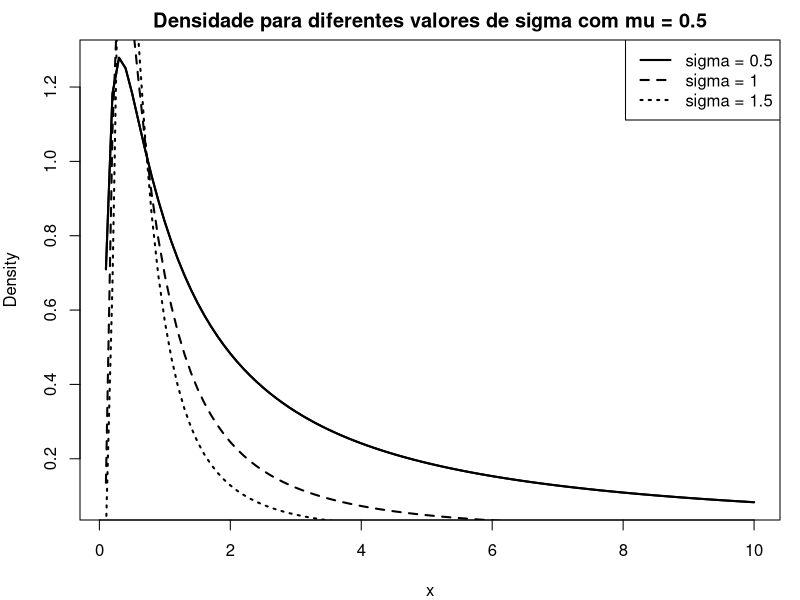
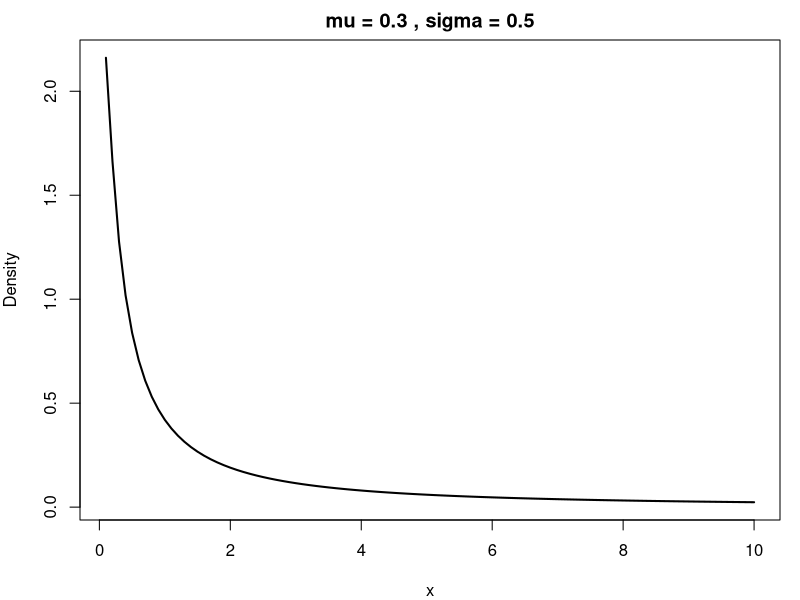
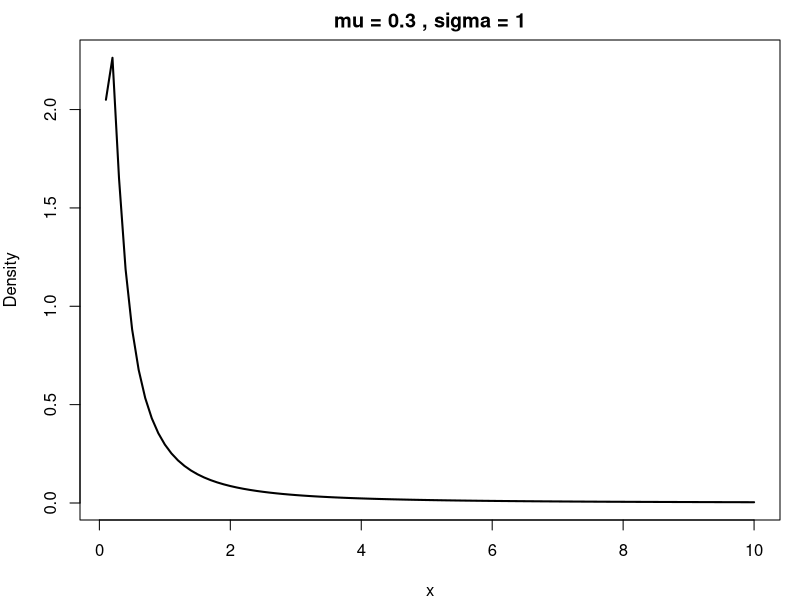
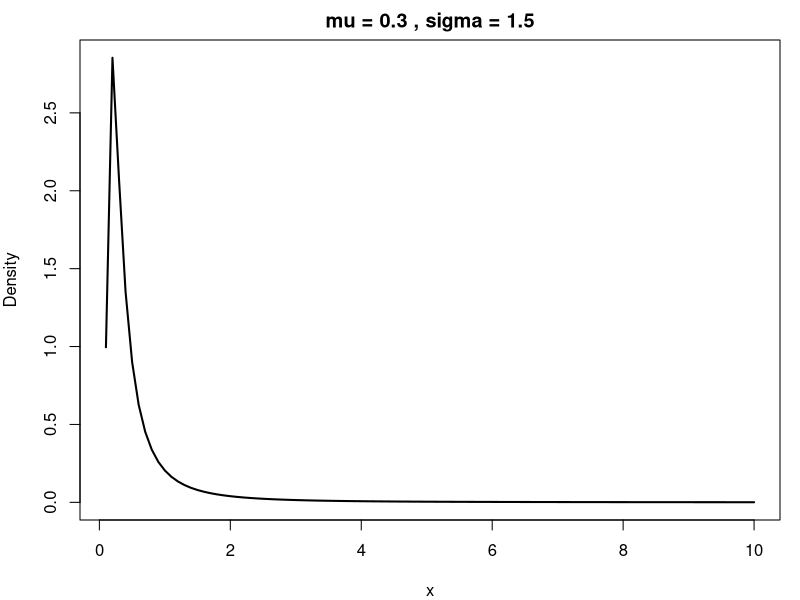
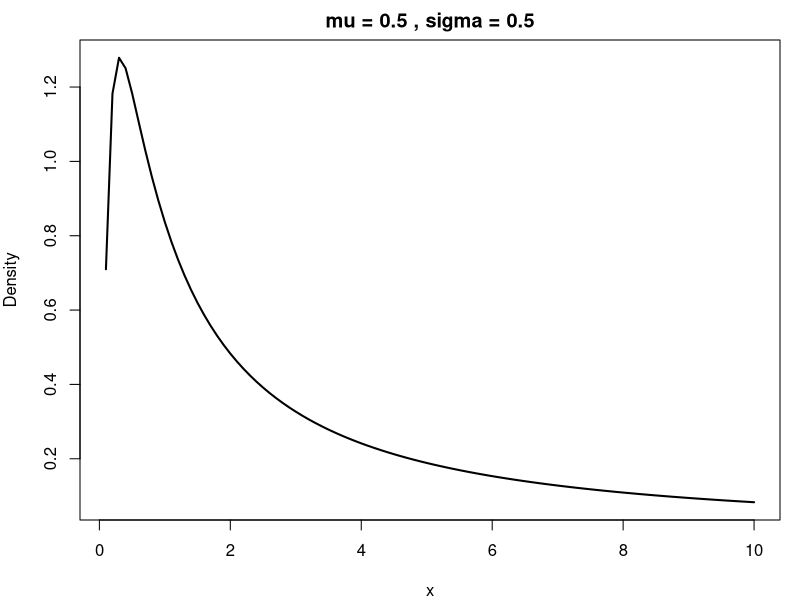
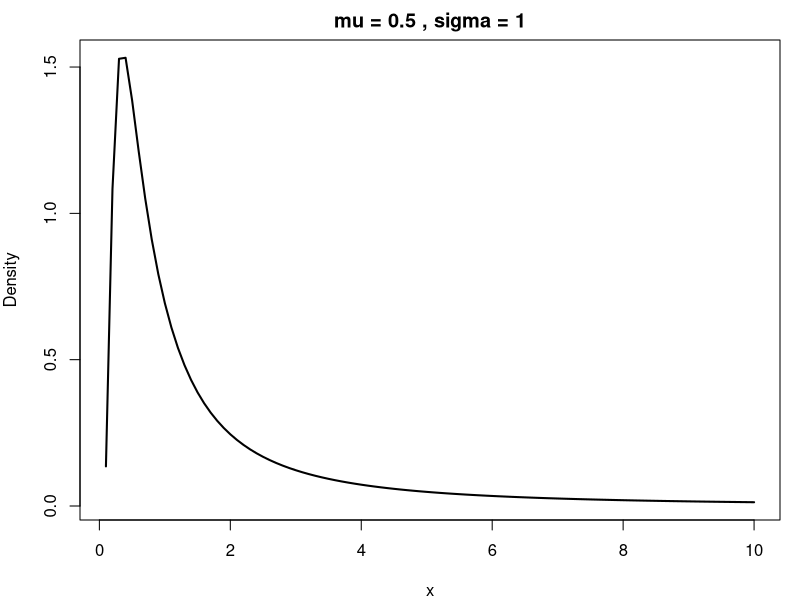
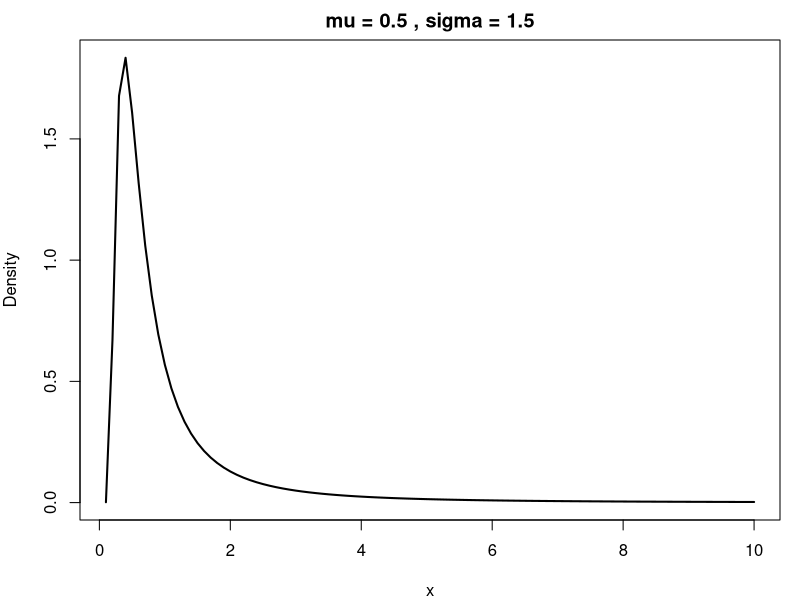
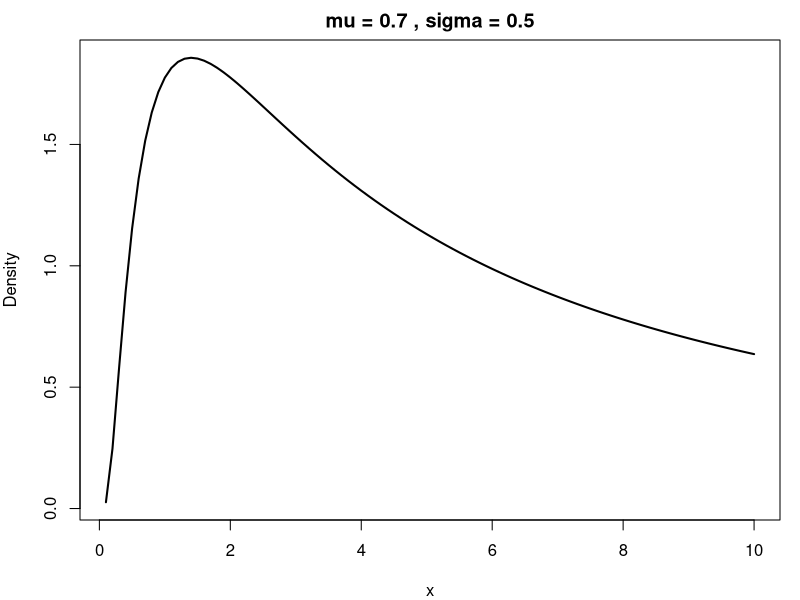

The R source for these figures, in order:
# alpha reparameterization

# PROBABILITY DENSITY FUNCTION

dUGo <- function(x, mu=.5, sigma=1.2, tau=.5)
{
  
  fx1<- log(tau)/(1 - mu^(-sigma)) * sigma * x^(-(1 + sigma)) * exp((log(tau) / (1 - mu^(-sigma))) *
                                                   (1 - x^(-sigma)))
  
  return(fx1)
  
}

integrate(dUGo,0,1) 

# CUMULATIVE DISTRIBUTION FUNCTION 

pUGo <-  function(q, mu=.5, sigma=1.2, tau=.5) 
{
  cdf <- exp(((log(tau)) / (1 - mu^(-sigma))) * (1 - q^(-sigma)))
  return(cdf)
}


# QUANTILE FUNCTION
qUGo<-function(u, mu=.5, sigma=1.2, tau=.5)
{
  q<-(1 - (log(u) * (1 - mu^(-sigma)) / log(tau)))^(-1 / sigma)
  return(q)
}


# CHEKING LOG-LIKELIHOOD 

x= .5 
mu=.5 
sigma=1.2 
tau=.5


llik<-function(x, mu=.5, sigma=1, tau=.5)
{
  ll<-log(log(tau)/(1-mu^-sigma))+log(sigma)+(-1-sigma)*log(x)+(log(tau)/(1-mu^-sigma))*(1-x^-sigma)
  return(ll)
}

log(dUGo(x, mu=.5, sigma=1, tau=.5))
llik(x, mu=.5, sigma=1, tau=.5)

z=c(.3,.4,.5)

log(dUGo(z[1], mu=.5, sigma=1, tau=.5)*dUGo(z[2], mu=.5, sigma=1, tau=.5)*dUGo(z[3], mu=.5, sigma=1, tau=.5))

sum(llik(z, mu=.5, sigma=1, tau=.5))



### GRAFICOS

# Valores dos parâmetros
sigma_values <- c(0.5, 1.0, 1.5)
tau <- 0.5
mu_fixed <- 0.5

# Gerar uma sequência de x para o gráfico
x <- seq(0.1, 10, length.out = 100)

# Configurar a janela gráfica para um único gráfico
par(mar = c(4, 4, 2, 1))  # Margens: baixo, esquerda, topo, direita

# Definir tipos de linha diferentes
line_types <- c(1, 2, 3, 4, 5)  # Tipos de linha: sólido, pontilhado, tracejado, pontilhado e traço longo

# Plotar o gráfico com todas as curvas
plot(x, dUGo(x, mu = mu_fixed, sigma = sigma_values[1], tau = tau), type = "l", lwd = 2,
     lty = line_types[1], xlab = "x", ylab = "Density",
     main = paste("Densidade para diferentes valores de sigma com mu =", mu_fixed))

# Adicionar linhas para os outros valores de sigma
for (i in seq_along(sigma_values)) {
  lines(x, dUGo(x, mu = mu_fixed, sigma = sigma_values[i], tau = tau), lty = line_types[i], lwd = 2)
}

# Adicionar legenda
legend("topright", legend = paste("sigma =", sigma_values), lty = line_types, lwd = 2)








# Criar gráficos pra mu
mu_values <- c(0.3, 0.5, 0.7, 0.9)



for (mu in mu_values) {
  for (sigma in sigma_values) {
    plot(x, dUGo(x, mu = mu, sigma = sigma, tau = tau), type = "l", lwd = 2,
         main = paste("mu =", mu, ", sigma =", sigma), xlab = "x", ylab = "Density")
  }
}








# Restaurar configuração gráfica
par(mfrow = c(1, 1))
